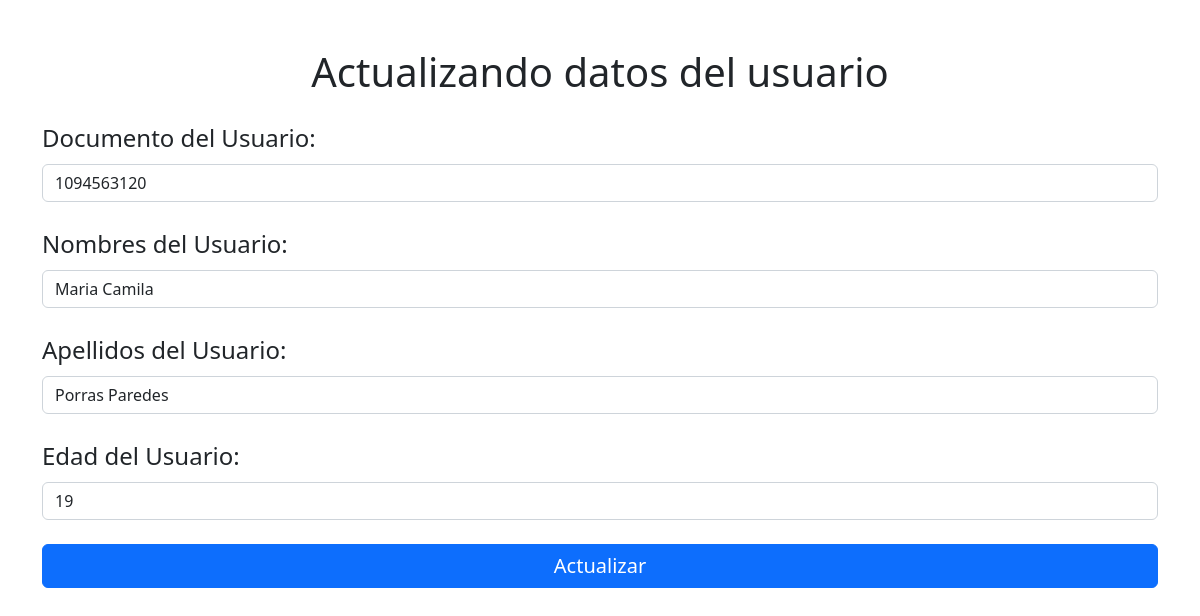
Page /actualizar.php?id=101 on the committed database.
### tables this page shows
CREATE TABLE `alumno` (
  `cod_estudiante` int(11) NOT NULL,
  `documento` varchar(10) NOT NULL,
  `nombres` varchar(50) NOT NULL,
  `apellidos` varchar(50) NOT NULL,
  `edad` varchar(2) NOT NULL
);

### actualizar.php (the view, shortened to what this page needs)
<?php
    $conexion = conectar();
    $id = $_GET['id'];
    $sql = "SELECT * FROM alumno WHERE cod_estudiante = '$id'";
    $query = mysqli_query($conexion, $sql);
    $row = mysqli_fetch_array($query);
?>
<!DOCTYPE html>
<html lang="es">
<head>
    <link href="https://cdn.jsdelivr.net/npm/bootstrap@5.2.0/dist/css/bootstrap.min.css" rel="stylesheet"
>
</head>
<body>
    <div class="container mt-5">
        <h1 class="text-center mb-4 danger">Actualizando datos del usuario</h1>
        <form action="update.php" method="post">
            <label for="documentoUsuario" class="mb-2 fs-4">Documento del Usuario:</label>
            <input type="text" name="documento" id="documento" value="<?php echo $row['documento']?>" class="form-control mb-4">
            <label for="nombres" class="mb-2 fs-4">Nombres del Usuario:</label>
            <input type="text" name="nombres" value="<?php echo $row['nombres']?>" class="form-control mb-4">
            <label for="apellidos" class="mb-2 fs-4">Apellidos del Usuario:</label>
            <input type="text" name="apellidos" value="<?php echo $row['apellidos']?>" class="form-control mb-4">
            <label for="edad" class="mb-2 fs-4">Edad del Usuario:</label>
            <input type="text" name="edad" value="<?php echo $row['edad']?>" class="form-control mb-4">
            <input type="submit" value="Actualizar" class="btn btn-primary btn-block w-100 fs-5">
        </form>
    </div>
</body>
</html>

### rows in the picture
alumno: documento "1094563120", nombres "Maria Camila", apellidos "Porras Paredes", edad "19"
